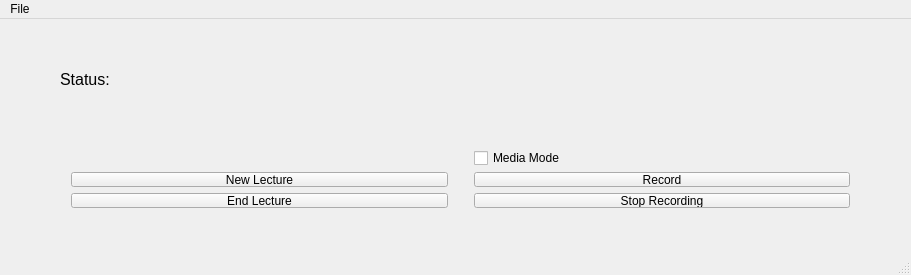
<?xml version="1.0" encoding="UTF-8"?>
<ui version="4.0">
 <class>MainWindow</class>
 <widget class="QMainWindow" name="MainWindow">
  <property name="geometry">
   <rect>
    <x>0</x>
    <y>0</y>
    <width>911</width>
    <height>275</height>
   </rect>
  </property>
  <property name="windowTitle">
   <string>MainWindow</string>
  </property>
  <widget class="QWidget" name="centralWidget">
   <widget class="QWidget" name="gridLayoutWidget">
    <property name="geometry">
     <rect>
      <x>60</x>
      <y>120</y>
      <width>801</width>
      <height>80</height>
     </rect>
    </property>
    <layout class="QGridLayout" name="gridLayout">
     <item row="1" column="0">
      <widget class="QPushButton" name="pushButton">
       <property name="text">
        <string>New Lecture</string>
       </property>
      </widget>
     </item>
     <item row="1" column="2">
      <widget class="QPushButton" name="pushButton_2">
       <property name="text">
        <string>Record</string>
       </property>
      </widget>
     </item>
     <item row="2" column="1">
      <spacer name="verticalSpacer_2">
       <property name="orientation">
        <enum>Qt::Vertical</enum>
       </property>
       <property name="sizeHint" stdset="0">
        <size>
         <width>20</width>
         <height>40</height>
        </size>
       </property>
      </spacer>
     </item>
     <item row="2" column="0">
      <widget class="QPushButton" name="pushButton_3">
       <property name="text">
        <string>End Lecture</string>
       </property>
      </widget>
     </item>
     <item row="1" column="1">
      <spacer name="verticalSpacer">
       <property name="orientation">
        <enum>Qt::Vertical</enum>
       </property>
       <property name="sizeHint" stdset="0">
        <size>
         <width>20</width>
         <height>40</height>
        </size>
       </property>
      </spacer>
     </item>
     <item row="2" column="2">
      <widget class="QPushButton" name="pushButton_4">
       <property name="text">
        <string>Stop Recording</string>
       </property>
      </widget>
     </item>
     <item row="0" column="2">
      <widget class="QCheckBox" name="checkBox">
       <property name="text">
        <string>Media Mode</string>
       </property>
      </widget>
     </item>
    </layout>
   </widget>
   <widget class="QLabel" name="label">
    <property name="geometry">
     <rect>
      <x>60</x>
      <y>20</y>
      <width>431</width>
      <height>81</height>
     </rect>
    </property>
    <property name="text">
     <string>&lt;html&gt;&lt;head/&gt;&lt;body&gt;&lt;p&gt;&lt;span style=&quot; font-size:12pt;&quot;&gt;Status:&lt;/span&gt;&lt;/p&gt;&lt;/body&gt;&lt;/html&gt;</string>
    </property>
   </widget>
  </widget>
  <widget class="QStatusBar" name="statusBar"/>
  <widget class="QMenuBar" name="menuBar">
   <property name="geometry">
    <rect>
     <x>0</x>
     <y>0</y>
     <width>911</width>
     <height>17</height>
    </rect>
   </property>
   <widget class="QMenu" name="menuArquivo">
    <property name="title">
     <string>File</string>
    </property>
    <addaction name="actionNova_Gravacao"/>
    <addaction name="actionEncerrar_Gravacao"/>
    <addaction name="actionSair"/>
   </widget>
   <addaction name="menuArquivo"/>
  </widget>
  <action name="actionSair">
   <property name="text">
    <string>Quit</string>
   </property>
  </action>
  <action name="actionNova_Gravacao">
   <property name="text">
    <string>New Lecture</string>
   </property>
  </action>
  <action name="actionEncerrar_Gravacao">
   <property name="text">
    <string>End Lecture</string>
   </property>
  </action>
 </widget>
 <layoutdefault spacing="6" margin="11"/>
 <resources/>
 <connections/>
</ui>
